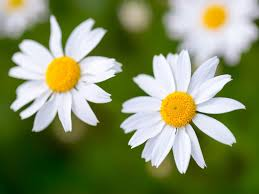
#> input picture dataset/daisy/b_img1.jpg, 259 x 194 px, found by its file name; its folder holds only this picture in this run
$ jupyter execute --allow-errors image_classification.ipynb   (shell and % lines are left out)
#> lines starting #> are read from the running program, lines starting #| are printed output that depends on the picture
#> further down, img_array is the input picture: shape (194, 259, 3); mean R, G, B 130.5, 141.3, 97.1
#> `img_resized = resize(img_array,(250,250,3))`:
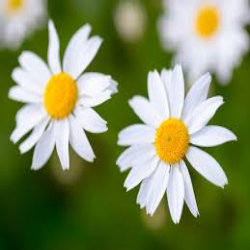
#> img_resized: shape (250, 250, 3) float64; mean R, G, B 0.512, 0.554, 0.381
[cell 1]
from google.colab import drive
#> (the rest of this cell did not finish here and is left out)

[cell 2]
cd /content/drive/My Drive/SMART KNOWER/mini_project/dataset

Importing library files for pre-processing

[cell 3]
import numpy as np
import pandas as pd
import os
import matplotlib.pyplot as plt
from skimage.transform import resize
from skimage.io import imread

Pre-processing of data

[cell 4]
target = []
images = [] # Matrix Format
flat_data = []
data_dir = '/content/drive/My Drive/SMART KNOWER/mini_project/dataset'

categories= ['daisy','sunflower','rose']

#> (the rest of this cell did not finish here and is left out)

#> (a cell that did not finish here is left out)

Creating dataframe

[cell 6]
df = pd.DataFrame(flat_data)
#> df = table of 1 rows and 187500 columns
df['Target'] = target
df
#> Out = table of 1 rows and 187501 columns

Setting input and output

[cell 7]
x = flat_data #we can't take images as input as it is in matrix format. Hence we use data which is flattened form of image
#> x = 1 item
y = target
#print(type(x))
#print(type(y))
